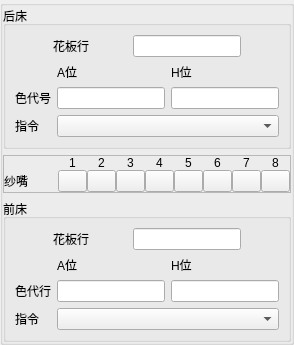
           <widget class="QGroupBox" name="groupBox_4">
            <layout class="QVBoxLayout" name="verticalLayout_2">
             <property name="margin">
              <number>0</number>
             </property>
             <item>
              <widget class="QGroupBox" name="groupBox_5">
               <property name="title">
                <string>后床</string>
               </property>
               <layout class="QVBoxLayout" name="verticalLayout_9" stretch="1,0">
                <item>
                 <layout class="QHBoxLayout" name="horizontalLayout_19">
                  <item>
                   <widget class="QLabel" name="label_13">
                    <property name="sizePolicy">
                     <sizepolicy hsizetype="Maximum" vsizetype="Maximum">
                      <horstretch>0</horstretch>
                      <verstretch>0</verstretch>
                     </sizepolicy>
                    </property>
                    <property name="text">
                     <string>花板行</string>
                    </property>
                   </widget>
                  </item>
                  <item>
                   <widget class="QLineEdit" name="lineEdit_hbhr">
                    <property name="sizePolicy">
                     <sizepolicy hsizetype="Maximum" vsizetype="Preferred">
                      <horstretch>0</horstretch>
                      <verstretch>0</verstretch>
                     </sizepolicy>
                    </property>
                   </widget>
                  </item>
                 </layout>
                </item>
                <item>
                 <layout class="QGridLayout" name="gridLayout_8">
                  <item row="3" column="0">
                   <widget class="QLabel" name="label_15">
                    <property name="sizePolicy">
                     <sizepolicy hsizetype="Preferred" vsizetype="Maximum">
                      <horstretch>0</horstretch>
                      <verstretch>0</verstretch>
                     </sizepolicy>
                    </property>
                    <property name="text">
                     <string>指令</string>
                    </property>
                   </widget>
                  </item>
                  <item row="0" column="1">
                   <widget class="QLabel" name="label_17">
                    <property name="sizePolicy">
                     <sizepolicy hsizetype="Maximum" vsizetype="Preferred">
                      <horstretch>0</horstretch>
                      <verstretch>0</verstretch>
                     </sizepolicy>
                    </property>
                    <property name="text">
                     <string>A位</string>
                    </property>
                   </widget>
                  </item>
                  <item row="2" column="0">
                   <widget class="QLabel" name="label_16">
                    <property name="sizePolicy">
                     <sizepolicy hsizetype="Preferred" vsizetype="Maximum">
                      <horstretch>0</horstretch>
                      <verstretch>0</verstretch>
                     </sizepolicy>
                    </property>
                    <property name="text">
                     <string>色代号</string>
                    </property>
                   </widget>
                  </item>
                  <item row="0" column="2">
                   <widget class="QLabel" name="label_18">
                    <property name="text">
                     <string>H位</string>
                    </property>
                   </widget>
                  </item>
                  <item row="3" column="1" colspan="2">
                   <widget class="QComboBox" name="comboBox_zlrh">
                    <property name="sizePolicy">
                     <sizepolicy hsizetype="Preferred" vsizetype="Preferred">
                      <horstretch>0</horstretch>
                      <verstretch>0</verstretch>
                     </sizepolicy>
                    </property>
                   </widget>
                  </item>
                  <item row="2" column="1">
                   <widget class="QLineEdit" name="lineEdit_sdhar">
                    <property name="sizePolicy">
                     <sizepolicy hsizetype="Preferred" vsizetype="Preferred">
                      <horstretch>0</horstretch>
                      <verstretch>0</verstretch>
                     </sizepolicy>
                    </property>
                    <property name="readOnly">
                     <bool>true</bool>
                    </property>
                   </widget>
                  </item>
                  <item row="2" column="2">
                   <widget class="QLineEdit" name="lineEdit_sdhhr">
                    <property name="sizePolicy">
                     <sizepolicy hsizetype="Preferred" vsizetype="Preferred">
                      <horstretch>0</horstretch>
                      <verstretch>0</verstretch>
                     </sizepolicy>
                    </property>
                    <property name="readOnly">
                     <bool>true</bool>
                    </property>
                   </widget>
                  </item>
                 </layout>
                </item>
               </layout>
              </widget>
             </item>
             <item>
              <layout class="QHBoxLayout" name="horizontalLayout_20">
               <item>
                <widget class="QFrame" name="frame_13">
                 <property name="sizePolicy">
                  <sizepolicy hsizetype="Preferred" vsizetype="Maximum">
                   <horstretch>0</horstretch>
                   <verstretch>0</verstretch>
                  </sizepolicy>
                 </property>
                 <property name="frameShape">
                  <enum>QFrame::StyledPanel</enum>
                 </property>
                 <property name="frameShadow">
                  <enum>QFrame::Raised</enum>
                 </property>
                 <layout class="QGridLayout" name="gridLayout_11">
                  <property name="margin">
                   <number>0</number>
                  </property>
                  <property name="spacing">
                   <number>0</number>
                  </property>
                  <item row="0" column="10">
                   <widget class="QLabel" name="label_21">
                    <property name="sizePolicy">
                     <sizepolicy hsizetype="Preferred" vsizetype="Maximum">
                      <horstretch>0</horstretch>
                      <verstretch>0</verstretch>
                     </sizepolicy>
                    </property>
                    <property name="text">
                     <string>6</string>
                    </property>
                    <property name="alignment">
                     <set>Qt::AlignCenter</set>
                    </property>
                   </widget>
                  </item>
                  <item row="0" column="11">
                   <widget class="QLabel" name="label_22">
                    <property name="sizePolicy">
                     <sizepolicy hsizetype="Preferred" vsizetype="Maximum">
                      <horstretch>0</horstretch>
                      <verstretch>0</verstretch>
                     </sizepolicy>
                    </property>
                    <property name="text">
                     <string>7</string>
                    </property>
                    <property name="alignment">
                     <set>Qt::AlignCenter</set>
                    </property>
                   </widget>
                  </item>
                  <item row="0" column="12">
                   <widget class="QLabel" name="label_23">
                    <property name="sizePolicy">
                     <sizepolicy hsizetype="Preferred" vsizetype="Maximum">
                      <horstretch>0</horstretch>
                      <verstretch>0</verstretch>
                     </sizepolicy>
                    </property>
                    <property name="text">
                     <string>8</string>
                    </property>
                    <property name="alignment">
                     <set>Qt::AlignCenter</set>
                    </property>
                   </widget>
                  </item>
                  <item row="1" column="0">
                   <widget class="QMdLabel" name="label_47">
                    <property name="sizePolicy">
                     <sizepolicy hsizetype="Preferred" vsizetype="Maximum">
                      <horstretch>0</horstretch>
                      <verstretch>0</verstretch>
                     </sizepolicy>
                    </property>
                    <property name="text">
                     <string>纱嘴</string>
                    </property>
                   </widget>
                  </item>
                  <item row="1" column="8">
                   <widget class="QPushButton" name="pushButton_15">
                    <property name="maximumSize">
                     <size>
                      <width>29</width>
                      <height>27</height>
                     </size>
                    </property>
                    <property name="text">
                     <string/>
                    </property>
                    <property name="checkable">
                     <bool>true</bool>
                    </property>
                   </widget>
                  </item>
                  <item row="1" column="1">
                   <widget class="QPushButton" name="pushButton_11">
                    <property name="maximumSize">
                     <size>
                      <width>29</width>
                      <height>27</height>
                     </size>
                    </property>
                    <property name="text">
                     <string/>
                    </property>
                    <property name="checkable">
                     <bool>true</bool>
                    </property>
                   </widget>
                  </item>
                  <item row="1" column="12">
                   <widget class="QPushButton" name="pushButton_18">
                    <property name="maximumSize">
                     <size>
                      <width>29</width>
                      <height>27</height>
                     </size>
                    </property>
                    <property name="text">
                     <string/>
                    </property>
                    <property name="checkable">
                     <bool>true</bool>
                    </property>
                   </widget>
                  </item>
                  <item row="1" column="3">
                   <widget class="QPushButton" name="pushButton_12">
                    <property name="maximumSize">
                     <size>
                      <width>29</width>
                      <height>27</height>
                     </size>
                    </property>
                    <property name="text">
                     <string/>
                    </property>
                    <property name="checkable">
                     <bool>true</bool>
                    </property>
                   </widget>
                  </item>
                  <item row="1" column="11">
                   <widget class="QPushButton" name="pushButton_17">
                    <property name="maximumSize">
                     <size>
                      <width>29</width>
                      <height>27</height>
                     </size>
                    </property>
                    <property name="text">
                     <string/>
                    </property>
                    <property name="checkable">
                     <bool>true</bool>
                    </property>
                   </widget>
                  </item>
                  <item row="1" column="5">
                   <widget class="QPushButton" name="pushButton_13">
                    <property name="maximumSize">
                     <size>
                      <width>29</width>
                      <height>27</height>
                     </size>
                    </property>
                    <property name="text">
                     <string/>
                    </property>
                    <property name="checkable">
                     <bool>true</bool>
                    </property>
                   </widget>
                  </item>
                  <item row="1" column="10">
                   <widget class="QPushButton" name="pushButton_16">
                    <property name="maximumSize">
                     <size>
                      <width>29</width>
                      <height>27</height>
                     </size>
                    </property>
                    <property name="text">
                     <string/>
                    </property>
                    <property name="checkable">
                     <bool>true</bool>
                    </property>
                   </widget>
                  </item>
                  <item row="1" column="6">
                   <widget class="QPushButton" name="pushButton_14">
                    <property name="maximumSize">
                     <size>
                      <width>29</width>
                      <height>27</height>
                     </size>
                    </property>
                    <property name="text">
                     <string/>
                    </property>
                    <property name="checkable">
                     <bool>true</bool>
                    </property>
                   </widget>
                  </item>
                  <item row="0" column="1">
                   <widget class="QLabel" name="label_19">
                    <property name="sizePolicy">
                     <sizepolicy hsizetype="Preferred" vsizetype="Maximum">
                      <horstretch>0</horstretch>
                      <verstretch>0</verstretch>
                     </sizepolicy>
                    </property>
                    <property name="text">
                     <string>1</string>
                    </property>
                    <property name="alignment">
                     <set>Qt::AlignCenter</set>
                    </property>
                   </widget>
                  </item>
                  <item row="0" column="3">
                   <widget class="QLabel" name="label_43">
                    <property name="sizePolicy">
                     <sizepolicy hsizetype="Preferred" vsizetype="Maximum">
                      <horstretch>0</horstretch>
                      <verstretch>0</verstretch>
                     </sizepolicy>
                    </property>
                    <property name="text">
                     <string>2</string>
                    </property>
                    <property name="alignment">
                     <set>Qt::AlignCenter</set>
                    </property>
                   </widget>
                  </item>
                  <item row="0" column="5">
                   <widget class="QLabel" name="label_44">
                    <property name="sizePolicy">
                     <sizepolicy hsizetype="Preferred" vsizetype="Maximum">
                      <horstretch>0</horstretch>
                      <verstretch>0</verstretch>
                     </sizepolicy>
                    </property>
                    <property name="text">
                     <string>3</string>
                    </property>
                    <property name="alignment">
                     <set>Qt::AlignCenter</set>
                    </property>
                   </widget>
                  </item>
                  <item row="0" column="6">
                   <widget class="QLabel" name="label_45">
                    <property name="sizePolicy">
                     <sizepolicy hsizetype="Preferred" vsizetype="Maximum">
                      <horstretch>0</horstretch>
                      <verstretch>0</verstretch>
                     </sizepolicy>
                    </property>
                    <property name="text">
                     <string>4</string>
                    </property>
                    <property name="alignment">
                     <set>Qt::AlignCenter</set>
                    </property>
                   </widget>
                  </item>
                  <item row="0" column="8">
                   <widget class="QLabel" name="label_46">
                    <property name="sizePolicy">
                     <sizepolicy hsizetype="Preferred" vsizetype="Maximum">
                      <horstretch>0</horstretch>
                      <verstretch>0</verstretch>
                     </sizepolicy>
                    </property>
                    <property name="text">
                     <string>5</string>
                    </property>
                    <property name="alignment">
                     <set>Qt::AlignCenter</set>
                    </property>
                   </widget>
                  </item>
                 </layout>
                </widget>
               </item>
              </layout>
             </item>
             <item>
              <widget class="QGroupBox" name="groupBox_6">
               <property name="title">
                <string>前床</string>
               </property>
               <layout class="QVBoxLayout" name="verticalLayout_7" stretch="1,3">
                <item>
                 <layout class="QHBoxLayout" name="horizontalLayout_21">
                  <item>
                   <widget class="QLabel" name="label_24">
                    <property name="sizePolicy">
                     <sizepolicy hsizetype="Maximum" vsizetype="Preferred">
                      <horstretch>0</horstretch>
                      <verstretch>0</verstretch>
                     </sizepolicy>
                    </property>
                    <property name="text">
                     <string>花板行</string>
                    </property>
                   </widget>
                  </item>
                  <item>
                   <widget class="QLineEdit" name="lineEdit_hbhr_q">
                    <property name="sizePolicy">
                     <sizepolicy hsizetype="Maximum" vsizetype="Preferred">
                      <horstretch>0</horstretch>
                      <verstretch>0</verstretch>
                     </sizepolicy>
                    </property>
                   </widget>
                  </item>
                 </layout>
                </item>
                <item>
                 <layout class="QGridLayout" name="gridLayout_12">
                  <item row="1" column="2">
                   <widget class="QLabel" name="label_51">
                    <property name="sizePolicy">
                     <sizepolicy hsizetype="Preferred" vsizetype="Preferred">
                      <horstretch>0</horstretch>
                      <verstretch>0</verstretch>
                     </sizepolicy>
                    </property>
                    <property name="text">
                     <string>H位</string>
                    </property>
                   </widget>
                  </item>
                  <item row="1" column="1">
                   <widget class="QLabel" name="label_50">
                    <property name="sizePolicy">
                     <sizepolicy hsizetype="Maximum" vsizetype="Preferred">
                      <horstretch>0</horstretch>
                      <verstretch>0</verstretch>
                     </sizepolicy>
                    </property>
                    <property name="text">
                     <string>A位</string>
                    </property>
                   </widget>
                  </item>
                  <item row="3" column="0">
                   <widget class="QLabel" name="label_48">
                    <property name="sizePolicy">
                     <sizepolicy hsizetype="Preferred" vsizetype="Maximum">
                      <horstretch>0</horstretch>
                      <verstretch>0</verstretch>
                     </sizepolicy>
                    </property>
                    <property name="text">
                     <string>指令</string>
                    </property>
                   </widget>
                  </item>
                  <item row="2" column="0">
                   <widget class="QLabel" name="label_49">
                    <property name="sizePolicy">
                     <sizepolicy hsizetype="Preferred" vsizetype="Maximum">
                      <horstretch>0</horstretch>
                      <verstretch>0</verstretch>
                     </sizepolicy>
                    </property>
                    <property name="text">
                     <string>色代行</string>
                    </property>
                   </widget>
                  </item>
                  <item row="3" column="1" colspan="2">
                   <widget class="QComboBox" name="comboBox_zlrq">
                    <property name="sizePolicy">
                     <sizepolicy hsizetype="Preferred" vsizetype="Preferred">
                      <horstretch>0</horstretch>
                      <verstretch>0</verstretch>
                     </sizepolicy>
                    </property>
                   </widget>
                  </item>
                  <item row="2" column="1">
                   <widget class="QLineEdit" name="lineEdit_sdhar_q">
                    <property name="sizePolicy">
                     <sizepolicy hsizetype="Preferred" vsizetype="Preferred">
                      <horstretch>0</horstretch>
                      <verstretch>0</verstretch>
                     </sizepolicy>
                    </property>
                   </widget>
                  </item>
                  <item row="2" column="2">
                   <widget class="QLineEdit" name="lineEdit_sdhhr_q">
                    <property name="sizePolicy">
                     <sizepolicy hsizetype="Preferred" vsizetype="Preferred">
                      <horstretch>0</horstretch>
                      <verstretch>0</verstretch>
                     </sizepolicy>
                    </property>
                   </widget>
                  </item>
                 </layout>
                </item>
               </layout>
              </widget>
             </item>
            </layout>
           </widget>
